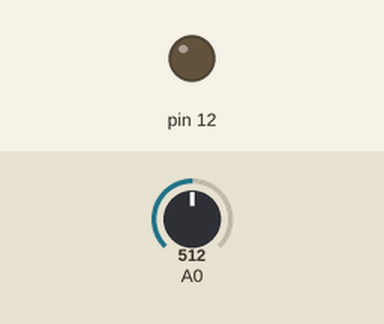
Bench run of a sketch on a simulated Arduino Uno, built with avr-gcc and run on an emulated ATmega328P. Shown: output pins drawn as LEDs (lit = HIGH). The inputs (shaded band) are chosen by the test bench; at power-on: A0 = 512.

Above: at 1.2 s.
1.3 s: A0 set to 489
At 1.8 s:
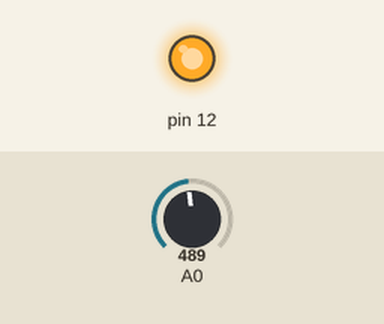
2.8 s: A0 set to 510
At 4.0 s:
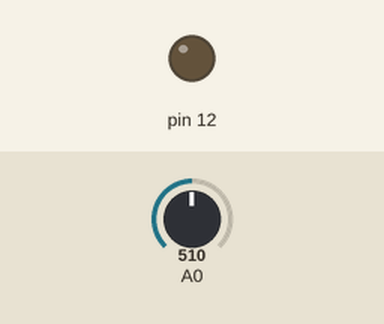
4.3 s: A0 set to 490
At 5.4 s:
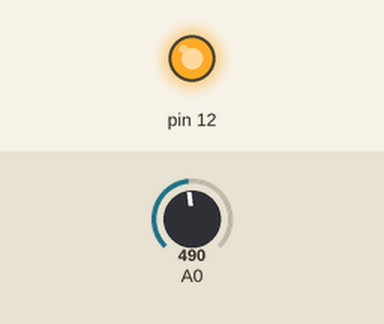
Timing chart, 0 to 7.3 s (numbered marks = the images above; inputs shaded):
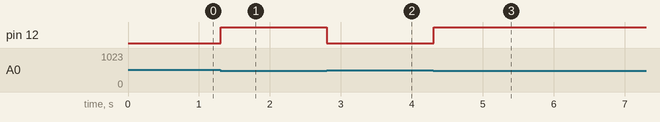

Measured:
- the behaviour switches between 500 and 499 on A0 (found by bisection; images 0 and 1)
- after the input at 1.3 s, pin 12: LOW → HIGH at once
- after the input at 2.8 s, pin 12: HIGH → LOW at once
- after the input at 4.3 s, pin 12: LOW → HIGH at once

The sketch:

nightlight.ino
```cpp
/**
 * Arduino Tutorial: Learn how to use analog input and digital output
 * More info: https://github.com/RochesterMakerSpace/ArduinoClass
 */

// Initialize the Arduino
setup() {
  pinMode(12,OUTPUT);
}

// Loop forever checking the status of the photoresistor and controlling the LED
loop() {
	// Read the photoresistor value (0-1024)
    int sensorValue = analogRead(A0);

    // Adjust the sensitivity as desired.  Initial value is 500.
    if (sensorValue < 500) {
		// It's dark.  Turn on the LED.
        digitalWrite(12,HIGH);
    } else {
		// It's not too dark.  Turn off the LED.
        digitalWrite(12,LOW);
    }

	// No real need to delay here, but a delay can help avoid flickering
    // when the light level is close to the threshold value.
    delay(10);
}
```
